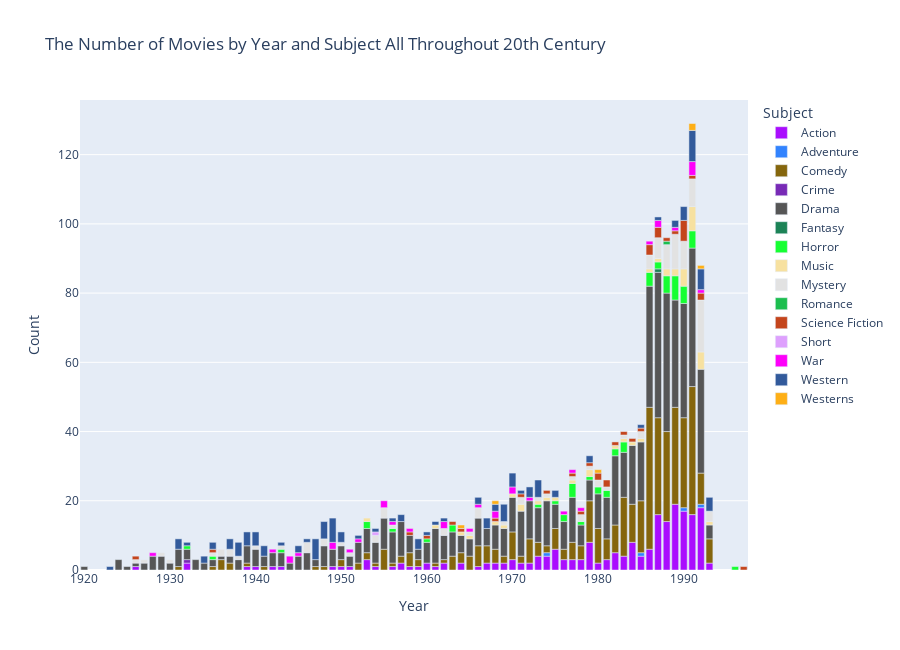

The notebook cell saved with this chart:
### Markdown cell above
<a id='part4-3'></a>
### 4.3 Draw a Graph showing the number of movies by year and subject all throughout 20th century

### Code cell
movies20th_df_year_subject = movies20th_df.groupby(["Subject", "Year"])["Title"].count()
movies20th_df_year_subject = movies20th_df_year_subject.reset_index(level=[0,1])

movies20th_df_year_subject = movies20th_df_year_subject.rename(columns={'Title':'Count'})

fig = px.bar(movies20th_df_year_subject, 
             x='Year', 
             y='Count', 
             color ='Subject',
             title='The Number of Movies by Year and Subject All Throughout 20th Century',
             color_discrete_sequence=px.colors.qualitative.Alphabet,
             height = 650
            )

pio.write_image(fig, "images/image4.png") 
fig.show()

### Figure 1 — Plotly figure (JSON) as saved in the notebook; plotly's stock layout.template omitted (floating-point values rounded to 4 significant figures)
{"data": [{"alignmentgroup": "True", "hoverlabel": {"namelength": 0}, "hovertemplate": "Subject=Action<br>Year=%{x}<br>Count=%{y}", "legendgroup": "Action", "marker": {"color": "#AA0DFE"}, "name": "Action", "offsetgroup": "Action", "orientation": "v", "showlegend": true, "textposition": "auto", "type": "bar", "x": [1926, 1932, 1939, 1940, 1942, 1943, 1949, 1950, 1951, 1953, 1954, 1956, 1957, 1958, 1959, 1960, 1961, 1962, 1964, 1966, 1967, 1968, 1969, 1970, 1971, 1972, 1973, 1974, 1975, 1976, 1977, 1978, 1979, 1980, 1981, 1982, 1983, 1984, 1985, 1986, 1987, 1988, 1989, 1990, 1991, 1992, 1993], "xaxis": "x", "y": [1, 2, 1, 1, 1, 1, 1, 1, 1, 3, 1, 1, 2, 1, 1, 2, 1, 2, 2, 1, 2, 2, 2, 3, 2, 2, 4, 4, 6, 3, 3, 3, 8, 2, 3, 5, 4, 8, 4, 6, 16, 14, 19, 17, 16, 18, 2], "yaxis": "y"}, {"alignmentgroup": "True", "hoverlabel": {"namelength": 0}, "hovertemplate": "Subject=Adventure<br>Year=%{x}<br>Count=%{y}", "legendgroup": "Adventure", "marker": {"color": "#3283FE"}, "name": "Adventure", "offsetgroup": "Adventure", "orientation": "v", "showlegend": true, "textposition": "auto", "type": "bar", "x": [1974, 1985, 1990, 1992], "xaxis": "x", "y": [1, 1, 1, 1], "yaxis": "y"}, {"alignmentgroup": "True", "hoverlabel": {"namelength": 0}, "hovertemplate": "Subject=Comedy<br>Year=%{x}<br>Count=%{y}", "legendgroup": "Comedy", "marker": {"color": "#85660D"}, "name": "Comedy", "offsetgroup": "Comedy", "orientation": "v", "showlegend": true, "textposition": "auto", "type": "bar", "x": [1931, 1935, 1936, 1937, 1939, 1941, 1947, 1948, 1950, 1952, 1953, 1954, 1955, 1956, 1957, 1958, 1959, 1961, 1962, 1963, 1964, 1965, 1966, 1967, 1968, 1969, 1970, 1971, 1972, 1973, 1974, 1975, 1976, 1977, 1978, 1979, 1980, 1981, 1982, 1983, 1984, 1985, 1986, 1987, 1988, 1989, 1990, 1991, 1992, 1993], "xaxis": "x", "y": [1, 1, 3, 2, 1, 1, 1, 1, 2, 2, 2, 1, 6, 1, 2, 4, 2, 1, 1, 4, 3, 4, 6, 5, 4, 2, 8, 2, 7, 4, 2, 6, 3, 5, 4, 12, 10, 6, 8, 17, 11, 15, 41, 28, 26, 28, 26, 37, 9, 7], "yaxis": "y"}, {"alignmentgroup": "True", "hoverlabel": {"namelength": 0}, "hovertemplate": "Subject=Crime<br>Year=%{x}<br>Count=%{y}", "legendgroup": "Crime", "marker": {"color": "#782AB6"}, "name": "Crime", "offsetgroup": "Crime", "orientation": "v", "showlegend": true, "textposition": "auto", "type": "bar", "x": [1932], "xaxis": "x", "y": [1], "yaxis": "y"}, {"alignmentgroup": "True", "hoverlabel": {"namelength": 0}, "hovertemplate": "Subject=Drama<br>Year=%{x}<br>Count=%{y}", "legendgroup": "Drama", "marker": {"color": "#565656"}, "name": "Drama", "offsetgroup": "Drama", "orientation": "v", "showlegend": true, "textposition": "auto", "type": "bar", "x": [1920, 1924, 1925, 1926, 1927, 1928, 1929, 1930, 1931, 1932, 1933, 1934, 1935, 1936, 1937, 1938, 1939, 1940, 1941, 1942, 1943, 1944, 1945, 1946, 1947, 1948, 1949, 1950, 1951, 1952, 1953, 1954, 1955, 1956, 1957, 1958, 1959, 1960, 1961, 1962, 1963, 1964, 1965, 1966, 1967, 1968, 1969, 1970, 1971, 1972, 1973, 1974, 1975, 1976, 1977, 1978, 1979, 1980, 1981, 1982, 1983, 1984, 1985, 1986, 1987, 1988, 1989, 1990, 1991, 1992, 1993], "xaxis": "x", "y": [1, 3, 1, 1, 2, 4, 4, 2, 5, 3, 3, 2, 2, 1, 2, 3, 5, 5, 3, 4, 4, 2, 4, 5, 2, 6, 5, 4, 3, 6, 7, 6, 9, 9, 10, 5, 3, 6, 10, 7, 7, 5, 5, 8, 5, 7, 8, 10, 13, 11, 10, 13, 7, 8, 13, 6, 6, 10, 12, 20, 13, 17, 17, 35, 42, 40, 31, 33, 40, 30, 4], "yaxis": "y"}, {"alignmentgroup": "True", "hoverlabel": {"namelength": 0}, "hovertemplate": "Subject=Fantasy<br>Year=%{x}<br>Count=%{y}", "legendgroup": "Fantasy", "marker": {"color": "#1C8356"}, "name": "Fantasy", "offsetgroup": "Fantasy", "orientation": "v", "showlegend": true, "textposition": "auto", "type": "bar", "x": [1987], "xaxis": "x", "y": [1], "yaxis": "y"}, {"alignmentgroup": "True", "hoverlabel": {"namelength": 0}, "hovertemplate": "Subject=Horror<br>Year=%{x}<br>Count=%{y}", "legendgroup": "Horror", "marker": {"color": "#16FF32"}, "name": "Horror", "offsetgroup": "Horror", "orientation": "v", "showlegend": true, "textposition": "auto", "type": "bar", "x": [1932, 1935, 1943, 1953, 1956, 1960, 1963, 1973, 1975, 1976, 1977, 1978, 1979, 1980, 1981, 1982, 1983, 1986, 1987, 1988, 1989, 1990, 1991, 1996], "xaxis": "x", "y": [1, 1, 1, 2, 1, 1, 2, 1, 1, 2, 4, 1, 1, 2, 2, 2, 3, 4, 2, 5, 7, 5, 5, 1], "yaxis": "y"}, {"alignmentgroup": "True", "hoverlabel": {"namelength": 0}, "hovertemplate": "Subject=Music<br>Year=%{x}<br>Count=%{y}", "legendgroup": "Music", "marker": {"color": "#F7E1A0"}, "name": "Music", "offsetgroup": "Music", "orientation": "v", "showlegend": true, "textposition": "auto", "type": "bar", "x": [1953, 1961, 1964, 1965, 1968, 1969, 1970, 1971, 1973, 1974, 1975, 1977, 1979, 1982, 1983, 1984, 1985, 1986, 1987, 1988, 1989, 1990, 1991, 1992, 1993], "xaxis": "x", "y": [1, 1, 1, 1, 1, 1, 1, 2, 1, 1, 1, 1, 2, 1, 1, 1, 1, 1, 1, 2, 2, 5, 7, 5, 1], "yaxis": "y"}, {"alignmentgroup": "True", "hoverlabel": {"namelength": 0}, "hovertemplate": "Subject=Mystery<br>Year=%{x}<br>Count=%{y}", "legendgroup": "Mystery", "marker": {"color": "#E2E2E2"}, "name": "Mystery", "offsetgroup": "Mystery", "orientation": "v", "showlegend": true, "textposition": "auto", "type": "bar", "x": [1926, 1927, 1929, 1930, 1935, 1936, 1937, 1938, 1940, 1943, 1946, 1948, 1950, 1951, 1954, 1955, 1956, 1962, 1965, 1966, 1969, 1971, 1973, 1974, 1977, 1978, 1979, 1980, 1981, 1983, 1985, 1986, 1987, 1988, 1989, 1990, 1991, 1992, 1993], "xaxis": "x", "y": [1, 1, 1, 1, 1, 2, 2, 1, 1, 1, 3, 2, 1, 1, 2, 3, 1, 2, 1, 3, 1, 2, 1, 1, 1, 2, 1, 2, 1, 1, 2, 4, 6, 7, 10, 8, 8, 15, 3], "yaxis": "y"}, {"alignmentgroup": "True", "hoverlabel": {"namelength": 0}, "hovertemplate": "Subject=Romance<br>Year=%{x}<br>Count=%{y}", "legendgroup": "Romance", "marker": {"color": "#1CBE4F"}, "name": "Romance", "offsetgroup": "Romance", "orientation": "v", "showlegend": true, "textposition": "auto", "type": "bar", "x": [1988], "xaxis": "x", "y": [1], "yaxis": "y"}, {"alignmentgroup": "True", "hoverlabel": {"namelength": 0}, "hovertemplate": "Subject=Science Fiction<br>Year=%{x}<br>Count=%{y}", "legendgroup": "Science Fiction", "marker": {"color": "#C4451C"}, "name": "Science Fiction", "offsetgroup": "Science Fiction", "orientation": "v", "showlegend": true, "textposition": "auto", "type": "bar", "x": [1926, 1935, 1958, 1960, 1963, 1964, 1968, 1971, 1974, 1977, 1978, 1979, 1980, 1981, 1982, 1983, 1984, 1985, 1986, 1987, 1988, 1989, 1990, 1991, 1992, 1997], "xaxis": "x", "y": [1, 1, 1, 1, 1, 1, 1, 1, 1, 1, 1, 1, 2, 2, 1, 1, 1, 1, 3, 3, 1, 1, 6, 1, 2, 1], "yaxis": "y"}, {"alignmentgroup": "True", "hoverlabel": {"namelength": 0}, "hovertemplate": "Subject=Short<br>Year=%{x}<br>Count=%{y}", "legendgroup": "Short", "marker": {"color": "#DEA0FD"}, "name": "Short", "offsetgroup": "Short", "orientation": "v", "showlegend": true, "textposition": "auto", "type": "bar", "x": [1954], "xaxis": "x", "y": [1], "yaxis": "y"}, {"alignmentgroup": "True", "hoverlabel": {"namelength": 0}, "hovertemplate": "Subject=War<br>Year=%{x}<br>Count=%{y}", "legendgroup": "War", "marker": {"color": "#FE00FA"}, "name": "War", "offsetgroup": "War", "orientation": "v", "showlegend": true, "textposition": "auto", "type": "bar", "x": [1928, 1942, 1944, 1945, 1949, 1951, 1952, 1955, 1956, 1958, 1962, 1965, 1966, 1968, 1970, 1972, 1976, 1977, 1978, 1986, 1987, 1989, 1991, 1992], "xaxis": "x", "y": [1, 1, 2, 1, 2, 1, 1, 2, 1, 1, 2, 1, 1, 2, 2, 1, 1, 1, 1, 1, 2, 1, 4, 1], "yaxis": "y"}, {"alignmentgroup": "True", "hoverlabel": {"namelength": 0}, "hovertemplate": "Subject=Western<br>Year=%{x}<br>Count=%{y}", "legendgroup": "Western", "marker": {"color": "#325A9B"}, "name": "Western", "offsetgroup": "Western", "orientation": "v", "showlegend": true, "textposition": "auto", "type": "bar", "x": [1923, 1931, 1932, 1934, 1935, 1937, 1938, 1939, 1940, 1941, 1943, 1945, 1946, 1947, 1948, 1949, 1950, 1952, 1954, 1956, 1957, 1959, 1960, 1961, 1962, 1966, 1967, 1968, 1969, 1970, 1971, 1972, 1973, 1975, 1979, 1985, 1987, 1989, 1990, 1991, 1992, 1993], "xaxis": "x", "y": [1, 3, 1, 2, 2, 3, 4, 4, 4, 3, 1, 2, 1, 6, 5, 7, 3, 1, 1, 1, 2, 3, 1, 1, 1, 2, 3, 2, 5, 4, 1, 3, 5, 2, 2, 1, 1, 2, 4, 9, 6, 4], "yaxis": "y"}, {"alignmentgroup": "True", "hoverlabel": {"namelength": 0}, "hovertemplate": "Subject=Westerns<br>Year=%{x}<br>Count=%{y}", "legendgroup": "Westerns", "marker": {"color": "#FEAF16"}, "name": "Westerns", "offsetgroup": "Westerns", "orientation": "v", "showlegend": true, "textposition": "auto", "type": "bar", "x": [1964, 1968, 1980, 1991, 1992], "xaxis": "x", "y": [1, 1, 1, 2, 1], "yaxis": "y"}], "layout": {"barmode": "relative", "height": 650, "legend": {"title": {"text": "Subject"}, "tracegroupgap": 0}, "title": {"text": "The Number of Movies by Year and Subject All Throughout 20th Century"}, "xaxis": {"anchor": "y", "domain": [0, 1], "title": {"text": "Year"}}, "yaxis": {"anchor": "x", "domain": [0, 1], "title": {"text": "Count"}}}}
